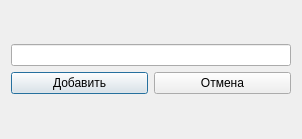
<?xml version="1.0" encoding="UTF-8"?>
<ui version="4.0">
 <class>Add</class>
 <widget class="QDialog" name="Add">
  <property name="geometry">
   <rect>
    <x>0</x>
    <y>0</y>
    <width>302</width>
    <height>139</height>
   </rect>
  </property>
  <property name="windowTitle">
   <string>Add element</string>
  </property>
  <layout class="QVBoxLayout" name="verticalLayout_2">
   <item>
    <layout class="QVBoxLayout" name="verticalLayout">
     <item>
      <widget class="QLineEdit" name="lineEdit"/>
     </item>
     <item>
      <layout class="QHBoxLayout" name="horizontalLayout">
       <item>
        <widget class="QPushButton" name="pushButton">
         <property name="text">
          <string>Добавить</string>
         </property>
        </widget>
       </item>
       <item>
        <widget class="QPushButton" name="pushButton_2">
         <property name="text">
          <string>Отмена</string>
         </property>
        </widget>
       </item>
      </layout>
     </item>
    </layout>
   </item>
  </layout>
 </widget>
 <resources/>
 <connections/>
</ui>
